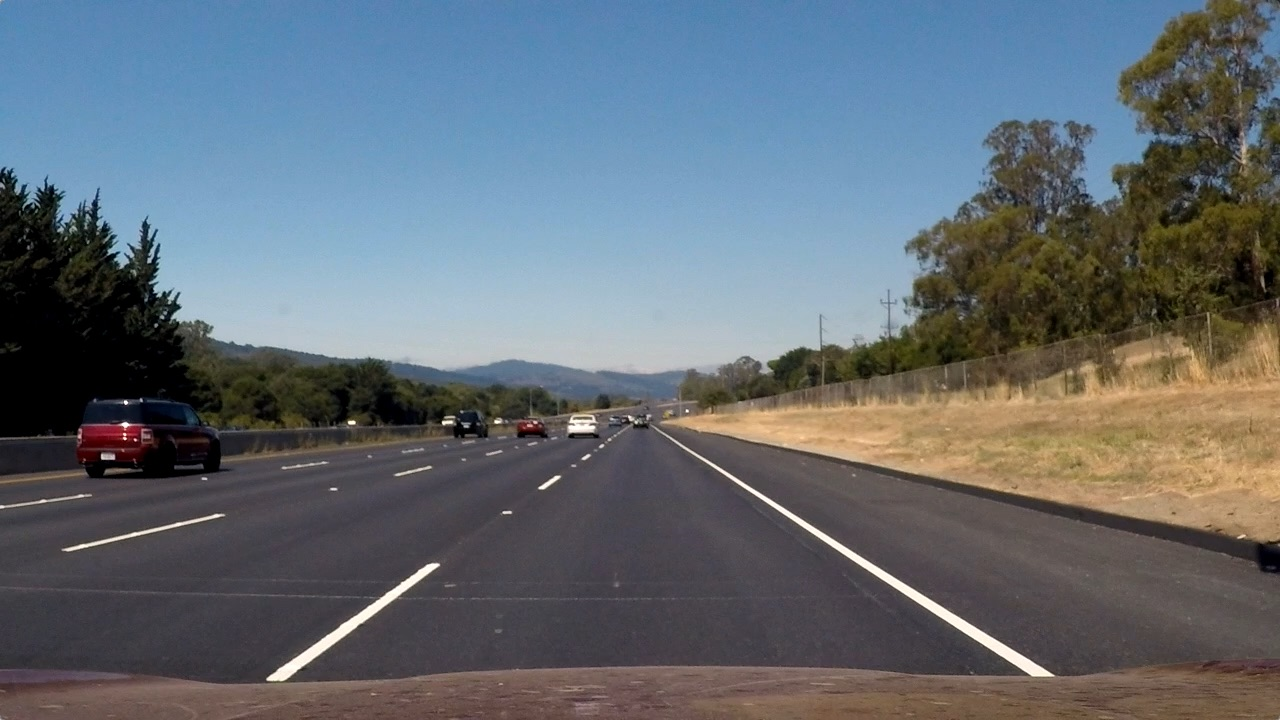
#> input picture lane_detection3/Test_frames/straight_lines2.jpg, 1280 x 720 px, found by its file name
$ python original.py   (older library calls are emulated)
#> lines starting #> are read from the running program, lines starting #| are printed output that depends on the picture; after the words box and inside, x2 and y2 are one past the last pixel; in counts of white or black regions, pixels touching at a corner belong together
#> further down, image is the input picture: shape (720, 1280, 3); mean B, G, R 115.1, 107.7, 99.4
"""Makes the training labels - pulls in re-drawn lane lines
in perspective transformed images, is thresholded on red
(since the lines were re-drawn over in red), uses sliding window
detection to calculate the fit coefficients for both lines,
and save the labels to a pickle file for later.
"""

import numpy as np
import cv2
import matplotlib.image as mpimg
import glob
import pickle
import re
from scipy.ndimage.interpolation import rotate


def natural_key(string_):
    """See http://www.codinghorror.com/blog/archives/001018.html"""
    return [int(s) if s.isdigit() else s for s in re.split(r'(\d+)', string_)]


# [5 lines left out: function load_drawn_images, not called in this run]


def pipeline(img, R_thresh=(230, 255)):
    """Threshold the re-drawn images for high red threshold"""
    img = np.copy(img)
    R = img[:, :, 0]

    R_binary = np.zeros_like(R)
    R_binary[(R >= R_thresh[0]) & (R <= R_thresh[1])] = 1

    combined_binary = np.zeros_like(R_binary)
    combined_binary[(R_binary == 1)] = 1
    return combined_binary


def left_line_detect(out_img, leftx_current, margin, minpix, nonzerox, nonzeroy, win_y_low, win_y_high, window_max,
                     counter):
    # Identify left window boundaries
    win_xleft_low = leftx_current - margin
    win_xleft_high = leftx_current + margin
    # Draw the windows on the visualization image
    cv2.rectangle(out_img, (win_xleft_low, win_y_low), (win_xleft_high, win_y_high), (0, 255, 0), 2)
    # Identify the nonzero pixels in x and y within the window
    good_left_inds = ((nonzeroy >= win_y_low) & (nonzeroy < win_y_high) & (nonzerox >= win_xleft_low) & (
                nonzerox < win_xleft_high)).nonzero()[0]
    # If you found > minpix pixels, recenter next window on their mean position
    if len(good_left_inds) > minpix:
        leftx_current = np.int(np.mean(nonzerox[good_left_inds]))
    if counter >= 5:
        if win_xleft_high > window_max or win_xleft_low < 0:
            left_tracker = False

    return good_left_inds, leftx_current


def right_line_detect(out_img, rightx_current, margin, minpix, nonzerox, nonzeroy, win_y_low, win_y_high, window_max,
                      counter):
    # Identify right window boundaries
    win_xright_low = rightx_current - margin
    win_xright_high = rightx_current + margin
    # Draw the windows on the visualization image
    cv2.rectangle(out_img, (win_xright_low, win_y_low), (win_xright_high, win_y_high), (0, 255, 0), 2)
    # Identify the nonzero pixels in x and y within the window
    good_right_inds = ((nonzeroy >= win_y_low) & (nonzeroy < win_y_high) & (nonzerox >= win_xright_low) & (
                nonzerox < win_xright_high)).nonzero()[0]
    # If you found > minpix pixels, recenter next window on their mean position
    if len(good_right_inds) > minpix:
        rightx_current = np.int(np.mean(nonzerox[good_right_inds]))
    if counter >= 5:
        if win_xright_high > window_max or win_xright_low < 0:
            right_tracker = False

    return good_right_inds, rightx_current


def lane_detection(image_list):
    """Iterates through each binary thresholded image. Uses sliding
    windows to detect lane points, and fits lines to these points.
    The polynomial coefficients of this line are then appended to
    the lane_labels list as those will be the training labels.
    The below code is a modified version of my computer vision-based
    Advanced Lane Lines project.
    """
    for fname in image_list:
        print(fname)
        # Read image
        img = mpimg.imread(fname)
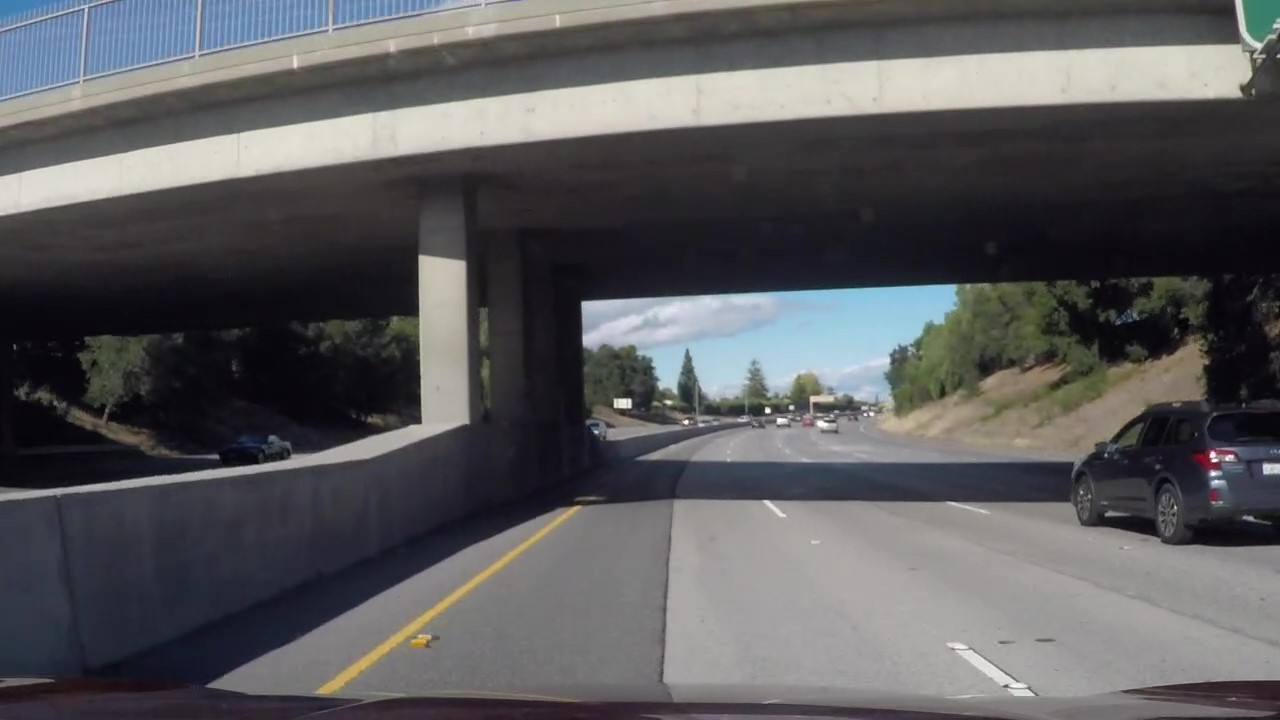
#> input picture lane_detection3/Test_frames/challenge_video_test1.jpg, 1280 x 720 px
#> img is the input picture: shape (720, 1280, 3); mean R, G, B 90, 89.9, 92.1
        # Binary threshold the image
        binary_warped = pipeline(img)
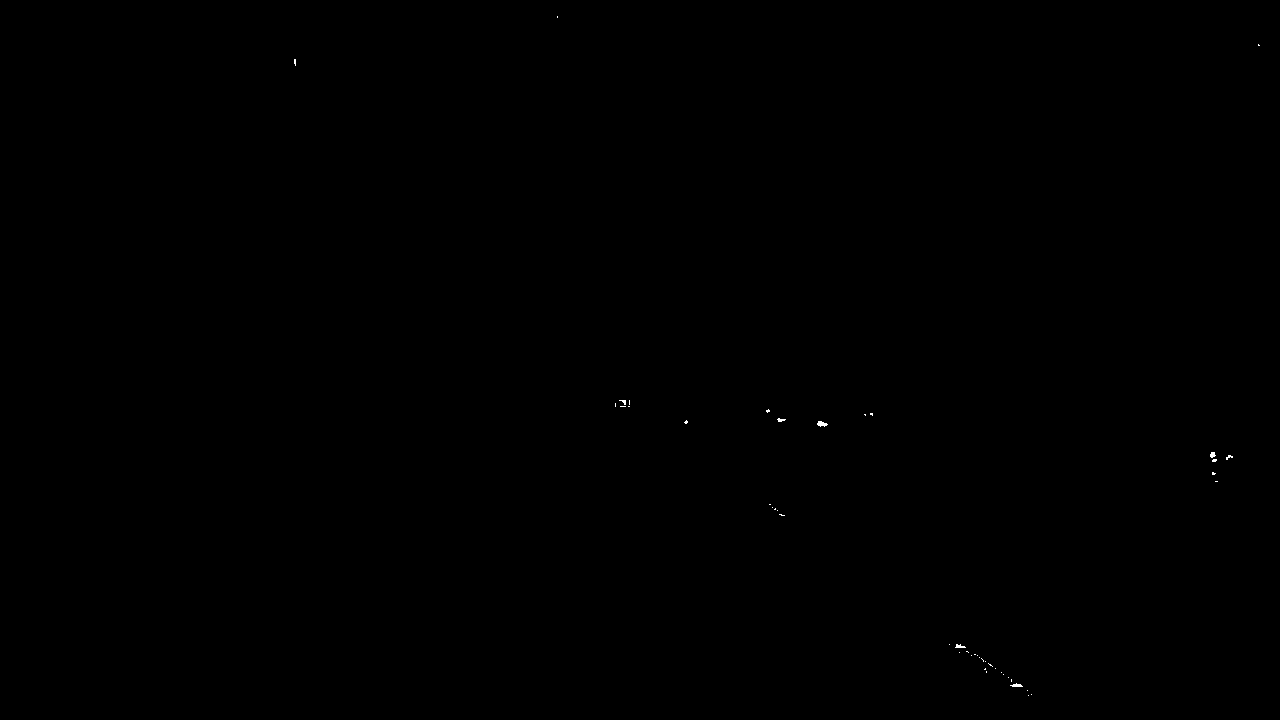
#> binary_warped: shape (720, 1280); values 0 (black) and 1 (white), 0.04% white in thin lines or dots, all inside (x1, y1, x2, y2) = (294, 16, 1260, 696)
        # Make rotations of the original image so histograms can be take of each orientation
        rotation_angle = 20
        left = rotate(binary_warped, rotation_angle, reshape=False)
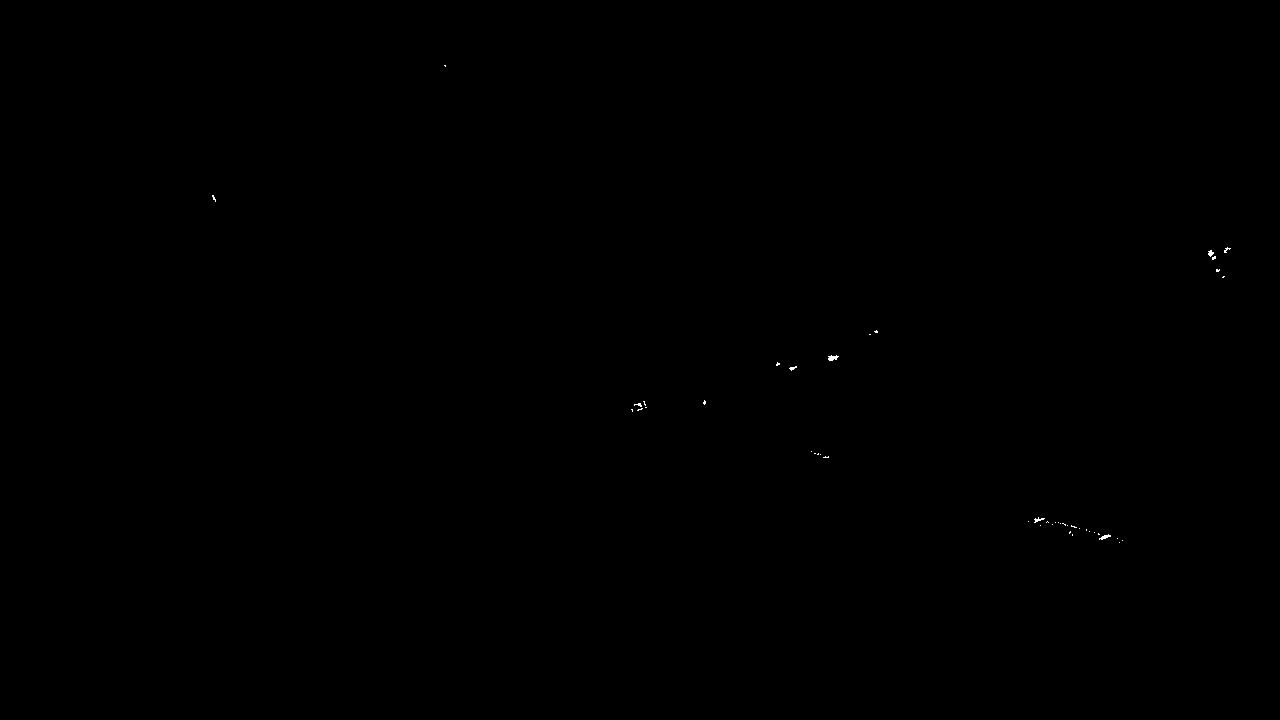
#> left: shape (720, 1280); values 0 (black) and 1 (white), 0.04% white in thin lines or dots, all inside (x1, y1, x2, y2) = (212, 65, 1231, 543)
        right = rotate(binary_warped, -rotation_angle, reshape=False)
#> right: shape (720, 1280); values 0 (black) and 1 (white), 0.02% white in thin lines or dots, all inside (x1, y1, x2, y2) = (601, 9, 1164, 672)

        # Take a histogram of the bottom half of each of the images
        histogram_1 = np.sum(binary_warped[int(binary_warped.shape[0] / 2):, :], axis=0)
#> histogram_1 = 1280 values, max 11 at index 1212, min 0 at index 0, mean 0.241
        histogram_2 = np.sum(left[int(left.shape[0] / 2):, :], axis=0)
#> histogram_2 = 1280 values, max 5 at index 638, min 0 at index 0, mean 0.155
        histogram_3 = np.sum(right[int(right.shape[0] / 2):, :], axis=0)
#> histogram_3 = 1280 values, max 9 at index 1145, min 0 at index 0, mean 0.168

        # Stack and average these three histograms
        histogram = np.stack((histogram_1, histogram_2, histogram_3))
        histogram = np.average(histogram, axis=0)
#> histogram = 1280 values, max 3.67 at index 1212, min 0 at index 0, mean 0.188

        # Create an output image to draw on and  visualize the result
        out_img = np.dstack((binary_warped, binary_warped, binary_warped)) * 255

        # Find the peak of the left and right halves of the histogram
        # These will be the starting point for the left and right lines
        midpoint = np.int(histogram.shape[0] / 2)
        leftx_base = np.argmax(histogram[:midpoint])
#> leftx_base = 615
        rightx_base = np.argmax(histogram[midpoint:]) + midpoint
#> rightx_base = 1212

        # Choose the number of sliding windows
        nwindows = 35
        # Set height of windows
        window_height = np.int(binary_warped.shape[0] / nwindows)
        # Identify the x and y positions of all nonzero pixels in the image
        nonzero = binary_warped.nonzero()
#> nonzero = 325 positions, rows 16 to 695, columns 294 to 1259
        nonzeroy = np.array(nonzero[0])
#> nonzeroy = 325 values from 16 to 695
        nonzerox = np.array(nonzero[1])
#> nonzerox = 325 values, max 1259 at index 4, min 294 at index 5, mean 907.6
        # Current positions to be updated for each window
        leftx_current = leftx_base
#> leftx_current = 615
        rightx_current = rightx_base
#> rightx_current = 1212
        # Set the width of the windows +/- margin
        margin = 100
        # Set minimum number of pixels found to recenter window
        minpix = 50
        # Create empty lists to receive left and right lane pixel indices
        left_lane_inds = []
        right_lane_inds = []
        left_tracker = True
        right_tracker = True
        counter = 0

        # Step through the windows one by one
        for window in range(nwindows):
            win_y_low = binary_warped.shape[0] - (window + 1) * window_height
            win_y_high = binary_warped.shape[0] - window * window_height
            window_max = binary_warped.shape[1]
            if left_tracker == True and right_tracker == True:
                good_left_inds, leftx_current = left_line_detect(out_img, leftx_current, margin, minpix, nonzerox,
                                                                 nonzeroy, win_y_low, win_y_high, window_max, counter)
                good_right_inds, rightx_current = right_line_detect(out_img, rightx_current, margin, minpix, nonzerox,
                                                                    nonzeroy, win_y_low, win_y_high, window_max,
                                                                    counter)
                # Append these indices to the lists
                left_lane_inds.append(good_left_inds)
                right_lane_inds.append(good_right_inds)
                counter += 1
            elif left_tracker == True:
                good_left_inds, leftx_current = left_line_detect(out_img, leftx_current, margin, minpix, nonzerox,
                                                                 nonzeroy, win_y_low, win_y_high, window_max, counter)
                # Append these indices to the list
                left_lane_inds.append(good_left_inds)
            elif right_tracker == True:
                good_right_inds, rightx_current = right_line_detect(out_img, rightx_current, margin, minpix, nonzerox,
                                                                    nonzeroy, win_y_low, win_y_high, window_max,
                                                                    counter)
                # Append these indices to the list
                right_lane_inds.append(good_right_inds)
            else:
                break
#> this loop made 35 passes
#> good_right_inds on passes 12, 34: [212, 213, 214], [2, 3, 4]
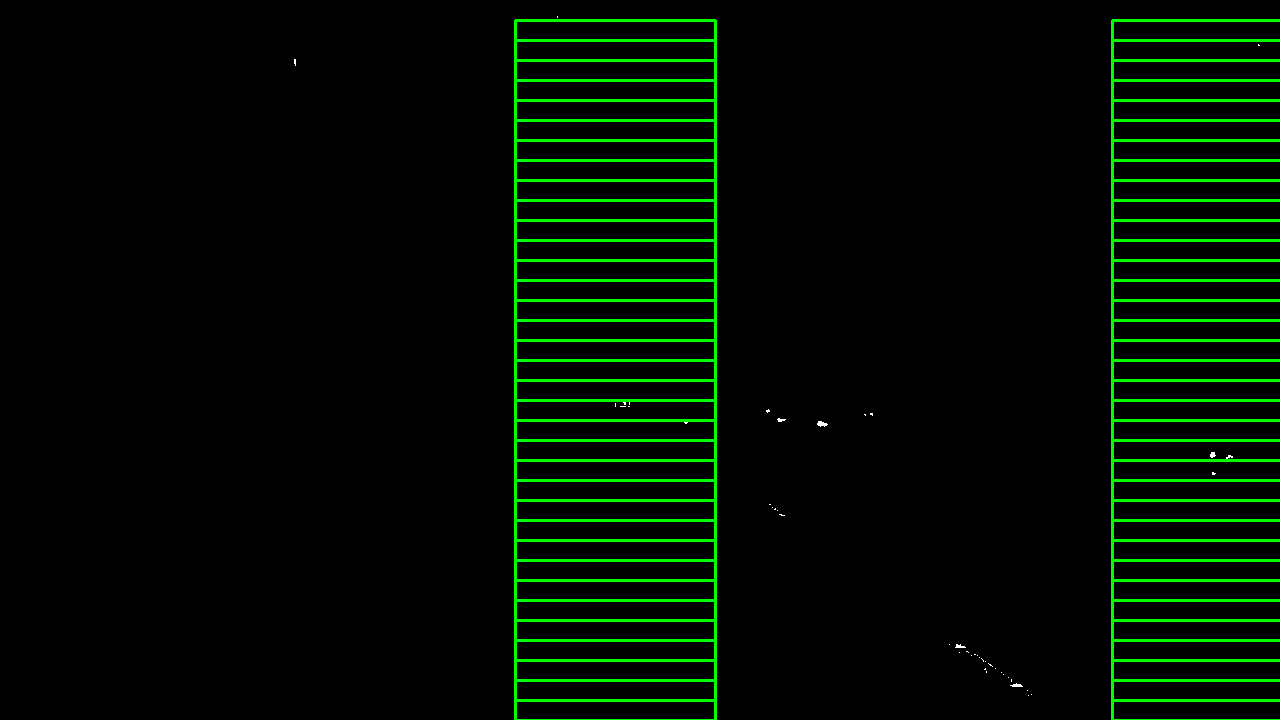
#> out_img: shape (720, 1280, 3); mean of channels 0, 1, 2 0.1, 12.5, 0.1; drawn as B, G, R
#> after the loop, counter = 35; left_lane_inds = 35 items, first 6: empty array, empty array, empty array, empty array, empty array, empty array; right_lane_inds has the same summary as left_lane_inds

        # Concatenate the arrays of indices
        left_lane_inds = np.concatenate(left_lane_inds)
#> left_lane_inds = 45 values, max 113 at index 9, min 17 at index 10, mean 48.62
        right_lane_inds = np.concatenate(right_lane_inds)
#> right_lane_inds = 72 values, max 214 at index 2, min 2 at index 69, mean 172.6

        # Extract left and right line pixel positions
        leftx = nonzerox[left_lane_inds]
#> leftx = 45 values, max 687 at index 3, min 615 at index 27, mean 637.2
        lefty = nonzeroy[left_lane_inds]
#> lefty = 45 values, max 423 at index 8, min 400 at index 10, mean 407
        rightx = nonzerox[right_lane_inds]
#> rightx = 72 values, max 1259 at index 71, min 1210 at index 29, mean 1218.8
        righty = nonzeroy[right_lane_inds]
#> righty = 72 values, max 481 at index 0, min 44 at index 69, mean 442.4

        # Fit a second order polynomial to each
        left_fit = np.polyfit(lefty, leftx, 2)
#> left_fit = [0.171, -137.8, 28356.9]
        right_fit = np.polyfit(righty, rightx, 2)
#> right_fit = [-9.31e-05, -0.0523, 1260.8]

        # Look around initial line to improve fit
        margin2 = 150
        left_lane_inds = (
                    (nonzerox > (left_fit[0] * (nonzeroy ** 2) + left_fit[1] * nonzeroy + left_fit[2] - margin2)) & (
                        nonzerox < (left_fit[0] * (nonzeroy ** 2) + left_fit[1] * nonzeroy + left_fit[2] + margin2)))
        right_lane_inds = (
                    (nonzerox > (right_fit[0] * (nonzeroy ** 2) + right_fit[1] * nonzeroy + right_fit[2] - margin2)) & (
                        nonzerox < (right_fit[0] * (nonzeroy ** 2) + right_fit[1] * nonzeroy + right_fit[2] + margin2)))

        # Again, extract left and right line pixel positions
        leftx = nonzerox[left_lane_inds]
#> leftx = 168 values, max 1232 at index 142, min 615 at index 17, mean 879.4
        lefty = nonzeroy[left_lane_inds]
#> lefty = 168 values from 400 to 461
        rightx = nonzerox[right_lane_inds]
#> rightx = 73 values, max 1259 at index 2, min 1031 at index 72, mean 1216.3
        righty = nonzeroy[right_lane_inds]
#> righty = 73 values from 44 to 694
        # Fit a second order polynomial to each
        left_fit = np.polyfit(lefty, leftx, 2)
#> left_fit = [0.0628, -43.24, 7869.1]
        right_fit = np.polyfit(righty, rightx, 2)
#> right_fit = [-0.00104, 0.428, 1240.9]

        # Append to the labels list
        lane_labels.append(np.append(left_fit, right_fit))


# Load in the re-drawn lane images
# images = load_drawn_images()
# image = cv2.imread(r'C:\Nowy folder\10\Praca\Datasets\tu-simple\TEST\450.jpg')
image = cv2.imread(r'Test_frames\straight_lines2.jpg')

images = glob.glob('Test_frames/*.jpg')

# Make a list to hold the 'labels' - six coefficients, two for each line
lane_labels = []
#
# # Run through all the images
lane_detection(images)
#
# # Save the final list to a pickle file for later
# pickle.dump(lane_labels, open('lane_labels.p', "wb"))
